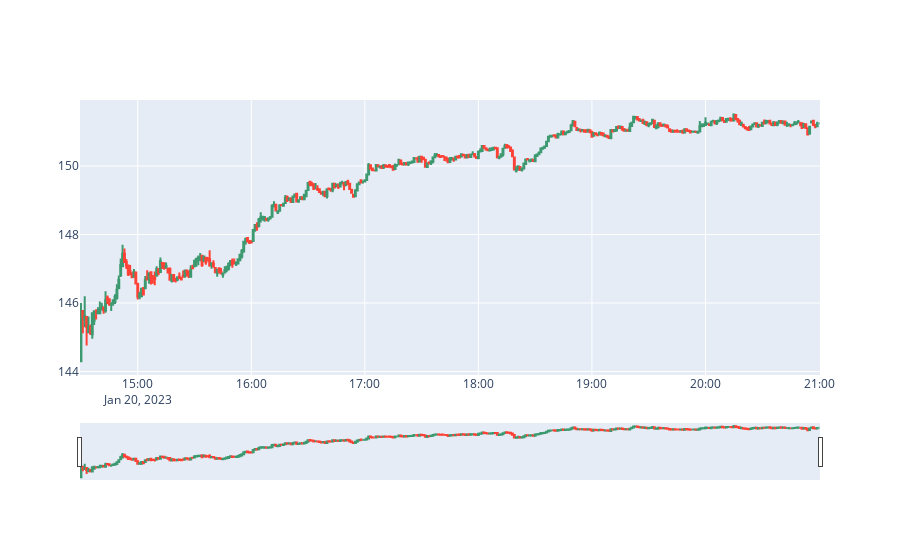

Notebook cell for this chart:
### Code cell
#build plotly stock graph
import plotly.graph_objects as go

fig = go.Figure(data=[go.Candlestick(x=df.index,
                open=df['Open'],
                high=df['High'],
                low=df['Low'],
                close=df['Close'])])

fig.show()

### Figure 1 — Plotly figure (JSON) as saved in the notebook; plotly's stock layout.template omitted (floating-point values rounded to 4 significant figures; data arrays with more than 128 entries replaced by an {"elided": "..."} marker saying what was removed)
{"data": [{"close": {"elided": "391 float values"}, "high": {"elided": "391 float values"}, "low": {"elided": "391 float values"}, "open": {"elided": "391 float values"}, "type": "candlestick", "x": {"elided": "391 str values"}}], "layout": {}}
